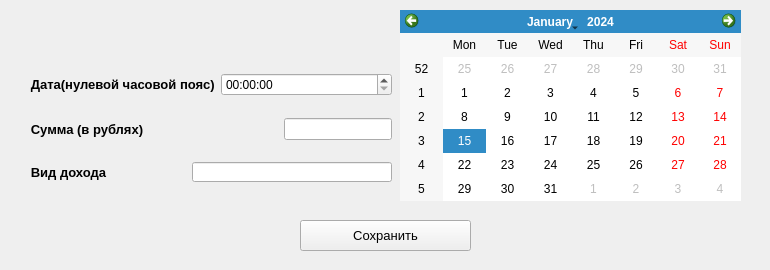
<?xml version="1.0" encoding="UTF-8"?>
<ui version="4.0">
 <class>EditFormIncome</class>
 <widget class="QWidget" name="EditFormIncome">
  <property name="geometry">
   <rect>
    <x>0</x>
    <y>0</y>
    <width>770</width>
    <height>270</height>
   </rect>
  </property>
  <property name="sizePolicy">
   <sizepolicy hsizetype="Fixed" vsizetype="Fixed">
    <horstretch>0</horstretch>
    <verstretch>0</verstretch>
   </sizepolicy>
  </property>
  <property name="minimumSize">
   <size>
    <width>770</width>
    <height>270</height>
   </size>
  </property>
  <property name="maximumSize">
   <size>
    <width>770</width>
    <height>270</height>
   </size>
  </property>
  <property name="windowTitle">
   <string>Изменение дохода</string>
  </property>
  <widget class="QWidget" name="layoutWidget">
   <property name="geometry">
    <rect>
     <x>20</x>
     <y>10</y>
     <width>372</width>
     <height>191</height>
    </rect>
   </property>
   <layout class="QVBoxLayout" name="verticalLayout">
    <item>
     <widget class="QLabel" name="labelEditErrorIncome">
      <property name="sizePolicy">
       <sizepolicy hsizetype="Fixed" vsizetype="Fixed">
        <horstretch>0</horstretch>
        <verstretch>0</verstretch>
       </sizepolicy>
      </property>
      <property name="minimumSize">
       <size>
        <width>370</width>
        <height>25</height>
       </size>
      </property>
      <property name="maximumSize">
       <size>
        <width>370</width>
        <height>25</height>
       </size>
      </property>
      <property name="font">
       <font>
        <pointsize>12</pointsize>
        <weight>75</weight>
        <bold>true</bold>
        <stylestrategy>NoAntialias</stylestrategy>
       </font>
      </property>
      <property name="text">
       <string/>
      </property>
      <property name="alignment">
       <set>Qt::AlignCenter</set>
      </property>
     </widget>
    </item>
    <item>
     <layout class="QHBoxLayout" name="horizontalLayout">
      <item>
       <widget class="QLabel" name="label">
        <property name="font">
         <font>
          <pointsize>10</pointsize>
          <weight>75</weight>
          <italic>false</italic>
          <bold>true</bold>
          <underline>false</underline>
         </font>
        </property>
        <property name="text">
         <string>   Дата(нулевой часовой пояс)</string>
        </property>
       </widget>
      </item>
      <item>
       <widget class="QTimeEdit" name="timeEdit_2"/>
      </item>
     </layout>
    </item>
    <item>
     <layout class="QHBoxLayout" name="horizontalLayout_2">
      <item>
       <widget class="QLabel" name="label_2">
        <property name="font">
         <font>
          <pointsize>10</pointsize>
          <weight>75</weight>
          <bold>true</bold>
         </font>
        </property>
        <property name="text">
         <string>   Сумма (в рублях)</string>
        </property>
       </widget>
      </item>
      <item>
       <widget class="QLineEdit" name="lineEdit">
        <property name="sizePolicy">
         <sizepolicy hsizetype="Fixed" vsizetype="Fixed">
          <horstretch>0</horstretch>
          <verstretch>0</verstretch>
         </sizepolicy>
        </property>
       </widget>
      </item>
     </layout>
    </item>
    <item>
     <layout class="QHBoxLayout" name="horizontalLayout_3">
      <item>
       <widget class="QLabel" name="label_3">
        <property name="font">
         <font>
          <pointsize>10</pointsize>
          <weight>75</weight>
          <bold>true</bold>
         </font>
        </property>
        <property name="text">
         <string>   Вид дохода</string>
        </property>
       </widget>
      </item>
      <item>
       <widget class="QLineEdit" name="lineEdit_2">
        <property name="sizePolicy">
         <sizepolicy hsizetype="Fixed" vsizetype="Fixed">
          <horstretch>0</horstretch>
          <verstretch>0</verstretch>
         </sizepolicy>
        </property>
        <property name="minimumSize">
         <size>
          <width>200</width>
          <height>20</height>
         </size>
        </property>
        <property name="maximumSize">
         <size>
          <width>200</width>
          <height>20</height>
         </size>
        </property>
       </widget>
      </item>
     </layout>
    </item>
   </layout>
  </widget>
  <widget class="QPushButton" name="EditIncomeButtonSave">
   <property name="geometry">
    <rect>
     <x>300</x>
     <y>220</y>
     <width>171</width>
     <height>31</height>
    </rect>
   </property>
   <property name="sizePolicy">
    <sizepolicy hsizetype="Preferred" vsizetype="Preferred">
     <horstretch>0</horstretch>
     <verstretch>0</verstretch>
    </sizepolicy>
   </property>
   <property name="minimumSize">
    <size>
     <width>0</width>
     <height>0</height>
    </size>
   </property>
   <property name="font">
    <font>
     <pointsize>10</pointsize>
    </font>
   </property>
   <property name="text">
    <string>Сохранить</string>
   </property>
  </widget>
  <widget class="QCalendarWidget" name="calendarWidget">
   <property name="geometry">
    <rect>
     <x>400</x>
     <y>10</y>
     <width>341</width>
     <height>191</height>
    </rect>
   </property>
  </widget>
 </widget>
 <resources/>
 <connections/>
</ui>
